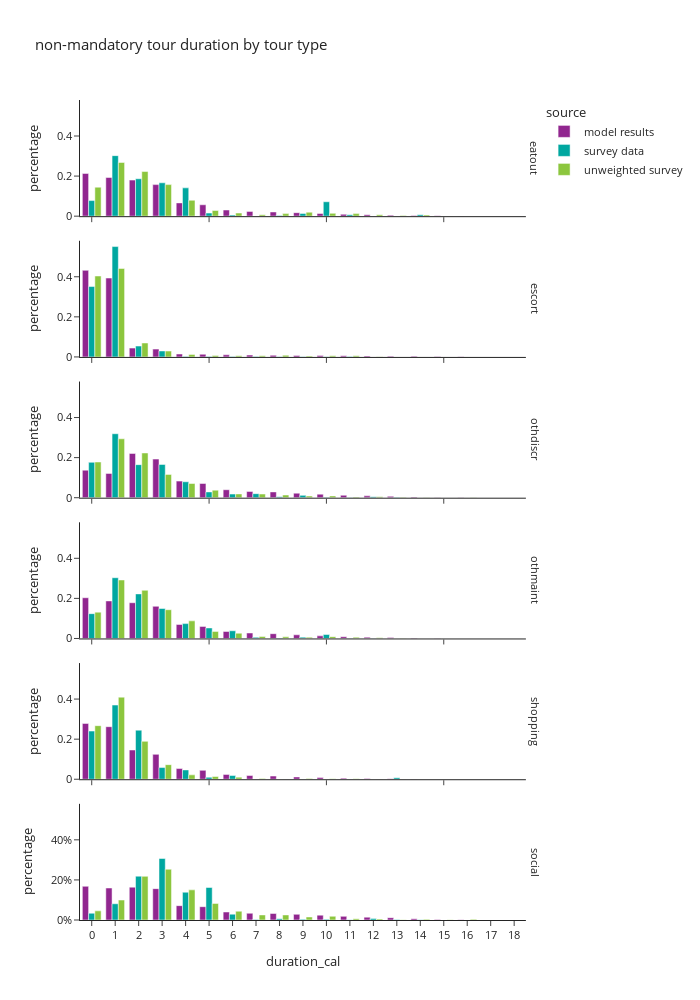

The cell this chart's notebook holds for it:
### Code cell
df_plot = non_m_tour_data.groupby(['source','tour_type','duration_cal'])[['trip_weight_2017_2019']].sum().reset_index()
df_plot['percentage'] = df_plot.groupby(['source','tour_type'], group_keys=False)['trip_weight_2017_2019']. \
    apply(lambda x: x / float(x.sum()))

fig = px.bar(df_plot, x="duration_cal", y="percentage", color="source",barmode="group",
             facet_row='tour_type',
             title="non-mandatory tour duration by tour type")
fig.for_each_annotation(lambda a: a.update(text = a.text.split("=")[-1]))
fig.update_layout(height=1000, width=700, yaxis=dict(tickformat=".0%"), xaxis=dict(dtick="1"))
fig.show()

### Figure 1 — Plotly figure (JSON) as saved in the notebook; plotly's stock layout.template omitted (floating-point values rounded to 4 significant figures)
{"data": [{"alignmentgroup": "True", "hovertemplate": "source=model results<br>tour_type=eatout<br>duration_cal=%{x}<br>percentage=%{y}<extra></extra>", "legendgroup": "model results", "marker": {"color": "#91268F", "pattern": {"shape": ""}}, "name": "model results", "offsetgroup": "model results", "orientation": "v", "showlegend": true, "textposition": "auto", "type": "bar", "x": [0.0, 1.0, 2.0, 3.0, 4.0, 5.0, 6.0, 7.0, 8.0, 9.0, 10.0, 11.0, 12.0, 13.0, 14.0, 15.0, 16.0, 17.0, 18.0], "xaxis": "x6", "y": [0.2132, 0.1928, 0.1801, 0.1575, 0.06631, 0.05685, 0.03079, 0.02391, 0.02112, 0.01748, 0.0134, 0.009452, 0.00721, 0.005067, 0.002931, 0.001458, 0.0003901, 6.698e-05, 3.94e-06], "yaxis": "y6"}, {"alignmentgroup": "True", "hovertemplate": "source=model results<br>tour_type=escort<br>duration_cal=%{x}<br>percentage=%{y}<extra></extra>", "legendgroup": "model results", "marker": {"color": "#91268F", "pattern": {"shape": ""}}, "name": "model results", "offsetgroup": "model results", "orientation": "v", "showlegend": false, "textposition": "auto", "type": "bar", "x": [0.0, 1.0, 2.0, 3.0, 4.0, 5.0, 6.0, 7.0, 8.0, 9.0, 10.0, 11.0, 12.0, 13.0, 14.0, 15.0, 16.0, 17.0, 18.0], "xaxis": "x5", "y": [0.4323, 0.3937, 0.04413, 0.03906, 0.01461, 0.01344, 0.01063, 0.009376, 0.008076, 0.007314, 0.006587, 0.005584, 0.004561, 0.003805, 0.003869, 0.002229, 0.0006883, 5.607e-05, 5.8e-06], "yaxis": "y5"}, {"alignmentgroup": "True", "hovertemplate": "source=model results<br>tour_type=othdiscr<br>duration_cal=%{x}<br>percentage=%{y}<extra></extra>", "legendgroup": "model results", "marker": {"color": "#91268F", "pattern": {"shape": ""}}, "name": "model results", "offsetgroup": "model results", "orientation": "v", "showlegend": false, "textposition": "auto", "type": "bar", "x": [0.0, 1.0, 2.0, 3.0, 4.0, 5.0, 6.0, 7.0, 8.0, 9.0, 10.0, 11.0, 12.0, 13.0, 14.0, 15.0, 16.0, 17.0, 18.0], "xaxis": "x4", "y": [0.1375, 0.1213, 0.2209, 0.1927, 0.08274, 0.07099, 0.03979, 0.03133, 0.02894, 0.02263, 0.01774, 0.01227, 0.009092, 0.006609, 0.003539, 0.00153, 0.0004583, 6.396e-05, 1.777e-06], "yaxis": "y4"}, {"alignmentgroup": "True", "hovertemplate": "source=model results<br>tour_type=othmaint<br>duration_cal=%{x}<br>percentage=%{y}<extra></extra>", "legendgroup": "model results", "marker": {"color": "#91268F", "pattern": {"shape": ""}}, "name": "model results", "offsetgroup": "model results", "orientation": "v", "showlegend": false, "textposition": "auto", "type": "bar", "x": [0.0, 1.0, 2.0, 3.0, 4.0, 5.0, 6.0, 7.0, 8.0, 9.0, 10.0, 11.0, 12.0, 13.0, 14.0, 15.0, 16.0, 17.0], "xaxis": "x3", "y": [0.2032, 0.1874, 0.1783, 0.1605, 0.06988, 0.06031, 0.03507, 0.02732, 0.02385, 0.01831, 0.01296, 0.008628, 0.00633, 0.004464, 0.002212, 0.0009433, 0.0002528, 1.564e-05], "yaxis": "y3"}, {"alignmentgroup": "True", "hovertemplate": "source=model results<br>tour_type=shopping<br>duration_cal=%{x}<br>percentage=%{y}<extra></extra>", "legendgroup": "model results", "marker": {"color": "#91268F", "pattern": {"shape": ""}}, "name": "model results", "offsetgroup": "model results", "orientation": "v", "showlegend": false, "textposition": "auto", "type": "bar", "x": [0.0, 1.0, 2.0, 3.0, 4.0, 5.0, 6.0, 7.0, 8.0, 9.0, 10.0, 11.0, 12.0, 13.0, 14.0, 15.0, 16.0, 17.0], "xaxis": "x2", "y": [0.2785, 0.2622, 0.1459, 0.1241, 0.05334, 0.04428, 0.0242, 0.01857, 0.01587, 0.01151, 0.008302, 0.005436, 0.003887, 0.002415, 0.001001, 0.0003497, 7.25e-05, 7.108e-06], "yaxis": "y2"}, {"alignmentgroup": "True", "hovertemplate": "source=model results<br>tour_type=social<br>duration_cal=%{x}<br>percentage=%{y}<extra></extra>", "legendgroup": "model results", "marker": {"color": "#91268F", "pattern": {"shape": ""}}, "name": "model results", "offsetgroup": "model results", "orientation": "v", "showlegend": false, "textposition": "auto", "type": "bar", "x": [0.0, 1.0, 2.0, 3.0, 4.0, 5.0, 6.0, 7.0, 8.0, 9.0, 10.0, 11.0, 12.0, 13.0, 14.0, 15.0, 16.0, 17.0, 18.0], "xaxis": "x", "y": [0.1682, 0.1597, 0.1639, 0.1565, 0.07159, 0.0665, 0.03984, 0.03362, 0.03266, 0.02831, 0.02431, 0.01813, 0.01415, 0.01162, 0.006646, 0.002999, 0.001113, 0.0001258, 6.288e-06], "yaxis": "y"}, {"alignmentgroup": "True", "hovertemplate": "source=survey data<br>tour_type=eatout<br>duration_cal=%{x}<br>percentage=%{y}<extra></extra>", "legendgroup": "survey data", "marker": {"color": "#00A7A0", "pattern": {"shape": ""}}, "name": "survey data", "offsetgroup": "survey data", "orientation": "v", "showlegend": true, "textposition": "auto", "type": "bar", "x": [0.0, 1.0, 2.0, 3.0, 4.0, 5.0, 6.0, 7.0, 8.0, 9.0, 10.0, 11.0, 12.0, 13.0, 14.0, 15.0], "xaxis": "x6", "y": [0.07776, 0.3021, 0.1867, 0.1665, 0.1412, 0.01545, 0.005241, 0.0006854, 0.003682, 0.01375, 0.07188, 0.007111, 0.000528, 2.489e-05, 0.007182, 0.0002014], "yaxis": "y6"}, {"alignmentgroup": "True", "hovertemplate": "source=survey data<br>tour_type=escort<br>duration_cal=%{x}<br>percentage=%{y}<extra></extra>", "legendgroup": "survey data", "marker": {"color": "#00A7A0", "pattern": {"shape": ""}}, "name": "survey data", "offsetgroup": "survey data", "orientation": "v", "showlegend": false, "textposition": "auto", "type": "bar", "x": [0.0, 1.0, 2.0, 3.0, 4.0, 5.0, 6.0, 7.0, 8.0, 9.0, 10.0, 11.0, 12.0], "xaxis": "x5", "y": [0.3513, 0.5507, 0.0543, 0.02985, 0.002694, 0.002679, 0.002282, 0.001847, 0.0003084, 0.0003898, 0.001353, 0.002272, 1.404e-05], "yaxis": "y5"}, {"alignmentgroup": "True", "hovertemplate": "source=survey data<br>tour_type=othdiscr<br>duration_cal=%{x}<br>percentage=%{y}<extra></extra>", "legendgroup": "survey data", "marker": {"color": "#00A7A0", "pattern": {"shape": ""}}, "name": "survey data", "offsetgroup": "survey data", "orientation": "v", "showlegend": false, "textposition": "auto", "type": "bar", "x": [0.0, 1.0, 2.0, 3.0, 4.0, 5.0, 6.0, 7.0, 8.0, 9.0, 10.0, 11.0, 12.0, 13.0, 14.0, 16.0], "xaxis": "x4", "y": [0.1766, 0.3192, 0.165, 0.1661, 0.07946, 0.0289, 0.01814, 0.02015, 0.004889, 0.01162, 0.00176, 0.001272, 0.005207, 0.001643, 0.0001129, 1.602e-05], "yaxis": "y4"}, {"alignmentgroup": "True", "hovertemplate": "source=survey data<br>tour_type=othmaint<br>duration_cal=%{x}<br>percentage=%{y}<extra></extra>", "legendgroup": "survey data", "marker": {"color": "#00A7A0", "pattern": {"shape": ""}}, "name": "survey data", "offsetgroup": "survey data", "orientation": "v", "showlegend": false, "textposition": "auto", "type": "bar", "x": [0.0, 1.0, 2.0, 3.0, 4.0, 5.0, 6.0, 7.0, 8.0, 9.0, 10.0, 11.0, 12.0, 13.0], "xaxis": "x3", "y": [0.1238, 0.3031, 0.2225, 0.1497, 0.07412, 0.05257, 0.03837, 0.005552, 0.001735, 0.006597, 0.01961, 0.001341, 0.0008976, 0.0001437], "yaxis": "y3"}, {"alignmentgroup": "True", "hovertemplate": "source=survey data<br>tour_type=shopping<br>duration_cal=%{x}<br>percentage=%{y}<extra></extra>", "legendgroup": "survey data", "marker": {"color": "#00A7A0", "pattern": {"shape": ""}}, "name": "survey data", "offsetgroup": "survey data", "orientation": "v", "showlegend": false, "textposition": "auto", "type": "bar", "x": [0.0, 1.0, 2.0, 3.0, 4.0, 5.0, 6.0, 7.0, 8.0, 9.0, 10.0, 11.0, 12.0, 13.0], "xaxis": "x2", "y": [0.2404, 0.3702, 0.245, 0.05827, 0.04653, 0.009864, 0.01834, 0.001257, 0.0005546, 0.0008386, 0.0001826, 0.001012, 2.236e-05, 0.007585], "yaxis": "y2"}, {"alignmentgroup": "True", "hovertemplate": "source=survey data<br>tour_type=social<br>duration_cal=%{x}<br>percentage=%{y}<extra></extra>", "legendgroup": "survey data", "marker": {"color": "#00A7A0", "pattern": {"shape": ""}}, "name": "survey data", "offsetgroup": "survey data", "orientation": "v", "showlegend": false, "textposition": "auto", "type": "bar", "x": [0.0, 1.0, 2.0, 3.0, 4.0, 5.0, 6.0, 7.0, 8.0, 9.0, 10.0, 11.0, 12.0, 13.0, 14.0, 15.0, 16.0], "xaxis": "x", "y": [0.03382, 0.08104, 0.2187, 0.3069, 0.1387, 0.1622, 0.02922, 0.002934, 0.006379, 0.003527, 0.003262, 0.001429, 0.007856, 0.002325, 0.000972, 0.0001291, 0.0005246], "yaxis": "y"}, {"alignmentgroup": "True", "hovertemplate": "source=unweighted survey<br>tour_type=eatout<br>duration_cal=%{x}<br>percentage=%{y}<extra></extra>", "legendgroup": "unweighted survey", "marker": {"color": "#8CC63E", "pattern": {"shape": ""}}, "name": "unweighted survey", "offsetgroup": "unweighted survey", "orientation": "v", "showlegend": true, "textposition": "auto", "type": "bar", "x": [0.0, 1.0, 2.0, 3.0, 4.0, 5.0, 6.0, 7.0, 8.0, 9.0, 10.0, 11.0, 12.0, 13.0, 14.0, 15.0], "xaxis": "x6", "y": [0.1447, 0.2681, 0.2227, 0.1574, 0.07943, 0.02837, 0.0156, 0.007092, 0.01277, 0.01986, 0.01418, 0.01277, 0.007092, 0.002837, 0.005674, 0.001418], "yaxis": "y6"}, {"alignmentgroup": "True", "hovertemplate": "source=unweighted survey<br>tour_type=escort<br>duration_cal=%{x}<br>percentage=%{y}<extra></extra>", "legendgroup": "unweighted survey", "marker": {"color": "#8CC63E", "pattern": {"shape": ""}}, "name": "unweighted survey", "offsetgroup": "unweighted survey", "orientation": "v", "showlegend": false, "textposition": "auto", "type": "bar", "x": [0.0, 1.0, 2.0, 3.0, 4.0, 5.0, 6.0, 7.0, 8.0, 9.0, 10.0, 11.0, 12.0], "xaxis": "x5", "y": [0.4039, 0.4415, 0.06964, 0.02925, 0.01253, 0.006964, 0.005571, 0.005571, 0.008357, 0.004178, 0.005571, 0.005571, 0.001393], "yaxis": "y5"}, {"alignmentgroup": "True", "hovertemplate": "source=unweighted survey<br>tour_type=othdiscr<br>duration_cal=%{x}<br>percentage=%{y}<extra></extra>", "legendgroup": "unweighted survey", "marker": {"color": "#8CC63E", "pattern": {"shape": ""}}, "name": "unweighted survey", "offsetgroup": "unweighted survey", "orientation": "v", "showlegend": false, "textposition": "auto", "type": "bar", "x": [0.0, 1.0, 2.0, 3.0, 4.0, 5.0, 6.0, 7.0, 8.0, 9.0, 10.0, 11.0, 12.0, 13.0, 14.0, 16.0], "xaxis": "x4", "y": [0.1782, 0.294, 0.2233, 0.1164, 0.07075, 0.03774, 0.01887, 0.01834, 0.01363, 0.008386, 0.00891, 0.003669, 0.004193, 0.002621, 0.0005241, 0.0005241], "yaxis": "y4"}, {"alignmentgroup": "True", "hovertemplate": "source=unweighted survey<br>tour_type=othmaint<br>duration_cal=%{x}<br>percentage=%{y}<extra></extra>", "legendgroup": "unweighted survey", "marker": {"color": "#8CC63E", "pattern": {"shape": ""}}, "name": "unweighted survey", "offsetgroup": "unweighted survey", "orientation": "v", "showlegend": false, "textposition": "auto", "type": "bar", "x": [0.0, 1.0, 2.0, 3.0, 4.0, 5.0, 6.0, 7.0, 8.0, 9.0, 10.0, 11.0, 12.0, 13.0], "xaxis": "x3", "y": [0.1313, 0.2919, 0.2404, 0.1434, 0.08788, 0.03535, 0.02626, 0.0101, 0.008081, 0.006061, 0.009091, 0.006061, 0.00303, 0.00101], "yaxis": "y3"}, {"alignmentgroup": "True", "hovertemplate": "source=unweighted survey<br>tour_type=shopping<br>duration_cal=%{x}<br>percentage=%{y}<extra></extra>", "legendgroup": "unweighted survey", "marker": {"color": "#8CC63E", "pattern": {"shape": ""}}, "name": "unweighted survey", "offsetgroup": "unweighted survey", "orientation": "v", "showlegend": false, "textposition": "auto", "type": "bar", "x": [0.0, 1.0, 2.0, 3.0, 4.0, 5.0, 6.0, 7.0, 8.0, 9.0, 10.0, 11.0, 12.0, 13.0], "xaxis": "x2", "y": [0.2674, 0.4095, 0.189, 0.0727, 0.02181, 0.01373, 0.0105, 0.004039, 0.001616, 0.003231, 0.002423, 0.002423, 0.0008078, 0.0008078], "yaxis": "y2"}, {"alignmentgroup": "True", "hovertemplate": "source=unweighted survey<br>tour_type=social<br>duration_cal=%{x}<br>percentage=%{y}<extra></extra>", "legendgroup": "unweighted survey", "marker": {"color": "#8CC63E", "pattern": {"shape": ""}}, "name": "unweighted survey", "offsetgroup": "unweighted survey", "orientation": "v", "showlegend": false, "textposition": "auto", "type": "bar", "x": [0.0, 1.0, 2.0, 3.0, 4.0, 5.0, 6.0, 7.0, 8.0, 9.0, 10.0, 11.0, 12.0, 13.0, 14.0, 15.0, 16.0], "xaxis": "x", "y": [0.04561, 0.09966, 0.2179, 0.2534, 0.1503, 0.08277, 0.04392, 0.02534, 0.02534, 0.0152, 0.01858, 0.006757, 0.005068, 0.001689, 0.003378, 0.001689, 0.003378], "yaxis": "y"}], "layout": {"annotations": [{"font": {}, "showarrow": false, "text": "social", "textangle": 90, "x": 0.98, "xanchor": "left", "xref": "paper", "y": 0.07083, "yanchor": "middle", "yref": "paper"}, {"font": {}, "showarrow": false, "text": "shopping", "textangle": 90, "x": 0.98, "xanchor": "left", "xref": "paper", "y": 0.2425, "yanchor": "middle", "yref": "paper"}, {"font": {}, "showarrow": false, "text": "othmaint", "textangle": 90, "x": 0.98, "xanchor": "left", "xref": "paper", "y": 0.4142, "yanchor": "middle", "yref": "paper"}, {"font": {}, "showarrow": false, "text": "othdiscr", "textangle": 90, "x": 0.98, "xanchor": "left", "xref": "paper", "y": 0.5858, "yanchor": "middle", "yref": "paper"}, {"font": {}, "showarrow": false, "text": "escort", "textangle": 90, "x": 0.98, "xanchor": "left", "xref": "paper", "y": 0.7575, "yanchor": "middle", "yref": "paper"}, {"font": {}, "showarrow": false, "text": "eatout", "textangle": 90, "x": 0.98, "xanchor": "left", "xref": "paper", "y": 0.9292, "yanchor": "middle", "yref": "paper"}], "barmode": "group", "height": 1000, "legend": {"title": {"text": "source"}, "tracegroupgap": 0}, "title": {"text": "non-mandatory tour duration by tour type"}, "width": 700, "xaxis": {"anchor": "y", "domain": [0.0, 0.98], "dtick": "1", "title": {"text": "duration_cal"}}, "xaxis2": {"anchor": "y2", "domain": [0.0, 0.98], "matches": "x", "showticklabels": false}, "xaxis3": {"anchor": "y3", "domain": [0.0, 0.98], "matches": "x", "showticklabels": false}, "xaxis4": {"anchor": "y4", "domain": [0.0, 0.98], "matches": "x", "showticklabels": false}, "xaxis5": {"anchor": "y5", "domain": [0.0, 0.98], "matches": "x", "showticklabels": false}, "xaxis6": {"anchor": "y6", "domain": [0.0, 0.98], "matches": "x", "showticklabels": false}, "yaxis": {"anchor": "x", "domain": [0.0, 0.1417], "tickformat": ".0%", "title": {"text": "percentage"}}, "yaxis2": {"anchor": "x2", "domain": [0.1717, 0.3133], "matches": "y", "title": {"text": "percentage"}}, "yaxis3": {"anchor": "x3", "domain": [0.3433, 0.485], "matches": "y", "title": {"text": "percentage"}}, "yaxis4": {"anchor": "x4", "domain": [0.515, 0.6567], "matches": "y", "title": {"text": "percentage"}}, "yaxis5": {"anchor": "x5", "domain": [0.6867, 0.8283], "matches": "y", "title": {"text": "percentage"}}, "yaxis6": {"anchor": "x6", "domain": [0.8583, 1.0], "matches": "y", "title": {"text": "percentage"}}}}
